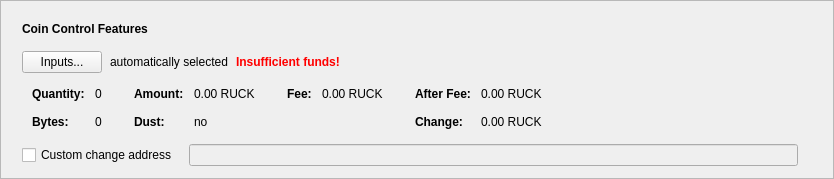
      <widget class="QFrame" name="frameCoinControl">
       <property name="sizePolicy">
        <sizepolicy hsizetype="Expanding" vsizetype="Fixed">
         <horstretch>0</horstretch>
         <verstretch>0</verstretch>
        </sizepolicy>
       </property>
       <property name="frameShape">
        <enum>QFrame::StyledPanel</enum>
       </property>
       <property name="frameShadow">
        <enum>QFrame::Raised</enum>
       </property>
       <layout class="QVBoxLayout" name="verticalLayout_2">
        <item>
         <layout class="QVBoxLayout" name="verticalLayoutCoinControl" stretch="0,0,0,0,0">
          <property name="spacing">
           <number>0</number>
          </property>
          <property name="sizeConstraint">
           <enum>QLayout::SetDefaultConstraint</enum>
          </property>
          <property name="leftMargin">
           <number>10</number>
          </property>
          <property name="topMargin">
           <number>10</number>
          </property>
          <item>
           <layout class="QHBoxLayout" name="horizontalLayoutCoinControl1">
            <property name="bottomMargin">
             <number>15</number>
            </property>
            <item>
             <widget class="QLabel" name="labelCoinControlFeatures">
              <property name="sizePolicy">
               <sizepolicy hsizetype="Preferred" vsizetype="Maximum">
                <horstretch>0</horstretch>
                <verstretch>0</verstretch>
               </sizepolicy>
              </property>
              <property name="font">
               <font>
                <weight>75</weight>
                <bold>true</bold>
               </font>
              </property>
              <property name="styleSheet">
               <string notr="true">font-weight:bold;</string>
              </property>
              <property name="text">
               <string>Coin Control Features</string>
              </property>
             </widget>
            </item>
           </layout>
          </item>
          <item>
           <layout class="QHBoxLayout" name="horizontalLayoutCoinControl2" stretch="0,0,0,0">
            <property name="spacing">
             <number>8</number>
            </property>
            <property name="bottomMargin">
             <number>10</number>
            </property>
            <item>
             <widget class="QPushButton" name="pushButtonCoinControl">
              <property name="styleSheet">
               <string notr="true"/>
              </property>
              <property name="text">
               <string>Inputs...</string>
              </property>
              <property name="autoDefault">
               <bool>false</bool>
              </property>
             </widget>
            </item>
            <item>
             <widget class="QLabel" name="labelCoinControlAutomaticallySelected">
              <property name="text">
               <string>automatically selected</string>
              </property>
              <property name="margin">
               <number>5</number>
              </property>
             </widget>
            </item>
            <item>
             <widget class="QLabel" name="labelCoinControlInsuffFunds">
              <property name="font">
               <font>
                <weight>75</weight>
                <bold>true</bold>
               </font>
              </property>
              <property name="styleSheet">
               <string notr="true">color:red;font-weight:bold;</string>
              </property>
              <property name="text">
               <string>Insufficient funds!</string>
              </property>
              <property name="margin">
               <number>5</number>
              </property>
             </widget>
            </item>
            <item>
             <spacer name="horizontalSpacerCoinControl">
              <property name="orientation">
               <enum>Qt::Horizontal</enum>
              </property>
              <property name="sizeHint" stdset="0">
               <size>
                <width>40</width>
                <height>1</height>
               </size>
              </property>
             </spacer>
            </item>
           </layout>
          </item>
          <item>
           <widget class="QWidget" name="widgetCoinControl" native="true">
            <property name="sizePolicy">
             <sizepolicy hsizetype="Preferred" vsizetype="Preferred">
              <horstretch>0</horstretch>
              <verstretch>0</verstretch>
             </sizepolicy>
            </property>
            <property name="minimumSize">
             <size>
              <width>0</width>
              <height>0</height>
             </size>
            </property>
            <property name="styleSheet">
             <string notr="true"/>
            </property>
            <layout class="QHBoxLayout" name="horizontalLayoutCoinControl5">
             <property name="leftMargin">
              <number>0</number>
             </property>
             <property name="topMargin">
              <number>0</number>
             </property>
             <property name="rightMargin">
              <number>0</number>
             </property>
             <property name="bottomMargin">
              <number>0</number>
             </property>
             <item>
              <layout class="QHBoxLayout" name="horizontalLayoutCoinControl3" stretch="0,0,0,1">
               <property name="spacing">
                <number>20</number>
               </property>
               <property name="topMargin">
                <number>0</number>
               </property>
               <property name="bottomMargin">
                <number>10</number>
               </property>
               <item>
                <layout class="QFormLayout" name="formLayoutCoinControl1">
                 <property name="horizontalSpacing">
                  <number>10</number>
                 </property>
                 <property name="verticalSpacing">
                  <number>14</number>
                 </property>
                 <property name="leftMargin">
                  <number>10</number>
                 </property>
                 <property name="topMargin">
                  <number>4</number>
                 </property>
                 <property name="rightMargin">
                  <number>6</number>
                 </property>
                 <item row="0" column="0">
                  <widget class="QLabel" name="labelCoinControlQuantityText">
                   <property name="font">
                    <font>
                     <weight>75</weight>
                     <bold>true</bold>
                    </font>
                   </property>
                   <property name="text">
                    <string>Quantity:</string>
                   </property>
                   <property name="margin">
                    <number>0</number>
                   </property>
                  </widget>
                 </item>
                 <item row="0" column="1">
                  <widget class="QLabel" name="labelCoinControlQuantity">
                   <property name="cursor">
                    <cursorShape>IBeamCursor</cursorShape>
                   </property>
                   <property name="contextMenuPolicy">
                    <enum>Qt::ActionsContextMenu</enum>
                   </property>
                   <property name="text">
                    <string notr="true">0</string>
                   </property>
                   <property name="margin">
                    <number>0</number>
                   </property>
                   <property name="textInteractionFlags">
                    <set>Qt::LinksAccessibleByMouse|Qt::TextSelectableByKeyboard|Qt::TextSelectableByMouse</set>
                   </property>
                  </widget>
                 </item>
                 <item row="1" column="0">
                  <widget class="QLabel" name="labelCoinControlBytesText">
                   <property name="font">
                    <font>
                     <weight>75</weight>
                     <bold>true</bold>
                    </font>
                   </property>
                   <property name="text">
                    <string>Bytes:</string>
                   </property>
                  </widget>
                 </item>
                 <item row="1" column="1">
                  <widget class="QLabel" name="labelCoinControlBytes">
                   <property name="cursor">
                    <cursorShape>IBeamCursor</cursorShape>
                   </property>
                   <property name="contextMenuPolicy">
                    <enum>Qt::ActionsContextMenu</enum>
                   </property>
                   <property name="text">
                    <string notr="true">0</string>
                   </property>
                   <property name="textInteractionFlags">
                    <set>Qt::LinksAccessibleByMouse|Qt::TextSelectableByKeyboard|Qt::TextSelectableByMouse</set>
                   </property>
                  </widget>
                 </item>
                </layout>
               </item>
               <item>
                <layout class="QFormLayout" name="formLayoutCoinControl2">
                 <property name="horizontalSpacing">
                  <number>10</number>
                 </property>
                 <property name="verticalSpacing">
                  <number>14</number>
                 </property>
                 <property name="leftMargin">
                  <number>6</number>
                 </property>
                 <property name="topMargin">
                  <number>4</number>
                 </property>
                 <property name="rightMargin">
                  <number>6</number>
                 </property>
                 <item row="0" column="0">
                  <widget class="QLabel" name="labelCoinControlAmountText">
                   <property name="font">
                    <font>
                     <weight>75</weight>
                     <bold>true</bold>
                    </font>
                   </property>
                   <property name="text">
                    <string>Amount:</string>
                   </property>
                   <property name="margin">
                    <number>0</number>
                   </property>
                  </widget>
                 </item>
                 <item row="0" column="1">
                  <widget class="QLabel" name="labelCoinControlAmount">
                   <property name="cursor">
                    <cursorShape>IBeamCursor</cursorShape>
                   </property>
                   <property name="contextMenuPolicy">
                    <enum>Qt::ActionsContextMenu</enum>
                   </property>
                   <property name="text">
                    <string notr="true">0.00 RUCK</string>
                   </property>
                   <property name="textInteractionFlags">
                    <set>Qt::LinksAccessibleByMouse|Qt::TextSelectableByKeyboard|Qt::TextSelectableByMouse</set>
                   </property>
                  </widget>
                 </item>
                 <item row="1" column="0">
                  <widget class="QLabel" name="labelCoinControlLowOutputText">
                   <property name="font">
                    <font>
                     <weight>75</weight>
                     <bold>true</bold>
                    </font>
                   </property>
                   <property name="text">
                    <string>Dust:</string>
                   </property>
                  </widget>
                 </item>
                 <item row="1" column="1">
                  <widget class="QLabel" name="labelCoinControlLowOutput">
                   <property name="cursor">
                    <cursorShape>IBeamCursor</cursorShape>
                   </property>
                   <property name="contextMenuPolicy">
                    <enum>Qt::ActionsContextMenu</enum>
                   </property>
                   <property name="text">
                    <string notr="true">no</string>
                   </property>
                   <property name="textInteractionFlags">
                    <set>Qt::LinksAccessibleByMouse|Qt::TextSelectableByKeyboard|Qt::TextSelectableByMouse</set>
                   </property>
                  </widget>
                 </item>
                </layout>
               </item>
               <item>
                <layout class="QFormLayout" name="formLayoutCoinControl3">
                 <property name="horizontalSpacing">
                  <number>10</number>
                 </property>
                 <property name="verticalSpacing">
                  <number>14</number>
                 </property>
                 <property name="leftMargin">
                  <number>6</number>
                 </property>
                 <property name="topMargin">
                  <number>4</number>
                 </property>
                 <property name="rightMargin">
                  <number>6</number>
                 </property>
                 <item row="0" column="0">
                  <widget class="QLabel" name="labelCoinControlFeeText">
                   <property name="font">
                    <font>
                     <weight>75</weight>
                     <bold>true</bold>
                    </font>
                   </property>
                   <property name="text">
                    <string>Fee:</string>
                   </property>
                   <property name="margin">
                    <number>0</number>
                   </property>
                  </widget>
                 </item>
                 <item row="0" column="1">
                  <widget class="QLabel" name="labelCoinControlFee">
                   <property name="cursor">
                    <cursorShape>IBeamCursor</cursorShape>
                   </property>
                   <property name="contextMenuPolicy">
                    <enum>Qt::ActionsContextMenu</enum>
                   </property>
                   <property name="text">
                    <string notr="true">0.00 RUCK</string>
                   </property>
                   <property name="textInteractionFlags">
                    <set>Qt::LinksAccessibleByMouse|Qt::TextSelectableByKeyboard|Qt::TextSelectableByMouse</set>
                   </property>
                  </widget>
                 </item>
                </layout>
               </item>
               <item>
                <layout class="QFormLayout" name="formLayoutCoinControl4">
                 <property name="horizontalSpacing">
                  <number>10</number>
                 </property>
                 <property name="verticalSpacing">
                  <number>14</number>
                 </property>
                 <property name="leftMargin">
                  <number>6</number>
                 </property>
                 <property name="topMargin">
                  <number>4</number>
                 </property>
                 <property name="rightMargin">
                  <number>6</number>
                 </property>
                 <item row="0" column="0">
                  <widget class="QLabel" name="labelCoinControlAfterFeeText">
                   <property name="font">
                    <font>
                     <weight>75</weight>
                     <bold>true</bold>
                    </font>
                   </property>
                   <property name="text">
                    <string>After Fee:</string>
                   </property>
                   <property name="margin">
                    <number>0</number>
                   </property>
                  </widget>
                 </item>
                 <item row="0" column="1">
                  <widget class="QLabel" name="labelCoinControlAfterFee">
                   <property name="cursor">
                    <cursorShape>IBeamCursor</cursorShape>
                   </property>
                   <property name="contextMenuPolicy">
                    <enum>Qt::ActionsContextMenu</enum>
                   </property>
                   <property name="text">
                    <string notr="true">0.00 RUCK</string>
                   </property>
                   <property name="textInteractionFlags">
                    <set>Qt::LinksAccessibleByMouse|Qt::TextSelectableByKeyboard|Qt::TextSelectableByMouse</set>
                   </property>
                  </widget>
                 </item>
                 <item row="1" column="0">
                  <widget class="QLabel" name="labelCoinControlChangeText">
                   <property name="font">
                    <font>
                     <weight>75</weight>
                     <bold>true</bold>
                    </font>
                   </property>
                   <property name="text">
                    <string>Change:</string>
                   </property>
                  </widget>
                 </item>
                 <item row="1" column="1">
                  <widget class="QLabel" name="labelCoinControlChange">
                   <property name="cursor">
                    <cursorShape>IBeamCursor</cursorShape>
                   </property>
                   <property name="contextMenuPolicy">
                    <enum>Qt::ActionsContextMenu</enum>
                   </property>
                   <property name="text">
                    <string notr="true">0.00 RUCK</string>
                   </property>
                   <property name="textInteractionFlags">
                    <set>Qt::LinksAccessibleByMouse|Qt::TextSelectableByKeyboard|Qt::TextSelectableByMouse</set>
                   </property>
                  </widget>
                 </item>
                </layout>
               </item>
              </layout>
             </item>
            </layout>
           </widget>
          </item>
          <item>
           <layout class="QHBoxLayout" name="horizontalLayoutCoinControl4" stretch="0,0,0">
            <property name="spacing">
             <number>12</number>
            </property>
            <property name="sizeConstraint">
             <enum>QLayout::SetDefaultConstraint</enum>
            </property>
            <property name="topMargin">
             <number>5</number>
            </property>
            <property name="rightMargin">
             <number>5</number>
            </property>
            <item>
             <widget class="QCheckBox" name="checkBoxCoinControlChange">
              <property name="toolTip">
               <string>If this is activated, but the change address is empty or invalid, change will be sent to a newly generated address.</string>
              </property>
              <property name="text">
               <string>Custom change address</string>
              </property>
             </widget>
            </item>
            <item>
             <widget class="QValidatedLineEdit" name="lineEditCoinControlChange">
              <property name="enabled">
               <bool>false</bool>
              </property>
              <property name="sizePolicy">
               <sizepolicy hsizetype="Expanding" vsizetype="Fixed">
                <horstretch>0</horstretch>
                <verstretch>0</verstretch>
               </sizepolicy>
              </property>
             </widget>
            </item>
            <item>
             <widget class="QLabel" name="labelCoinControlChangeLabel">
              <property name="sizePolicy">
               <sizepolicy hsizetype="Preferred" vsizetype="Expanding">
                <horstretch>0</horstretch>
                <verstretch>0</verstretch>
               </sizepolicy>
              </property>
              <property name="minimumSize">
               <size>
                <width>0</width>
                <height>0</height>
               </size>
              </property>
              <property name="text">
               <string/>
              </property>
              <property name="margin">
               <number>3</number>
              </property>
             </widget>
            </item>
           </layout>
          </item>
          <item>
           <spacer name="verticalSpacerCoinControl">
            <property name="orientation">
             <enum>Qt::Vertical</enum>
            </property>
            <property name="sizeType">
             <enum>QSizePolicy::Expanding</enum>
            </property>
            <property name="sizeHint" stdset="0">
             <size>
              <width>800</width>
              <height>1</height>
             </size>
            </property>
           </spacer>
          </item>
         </layout>
        </item>
       </layout>
      </widget>
